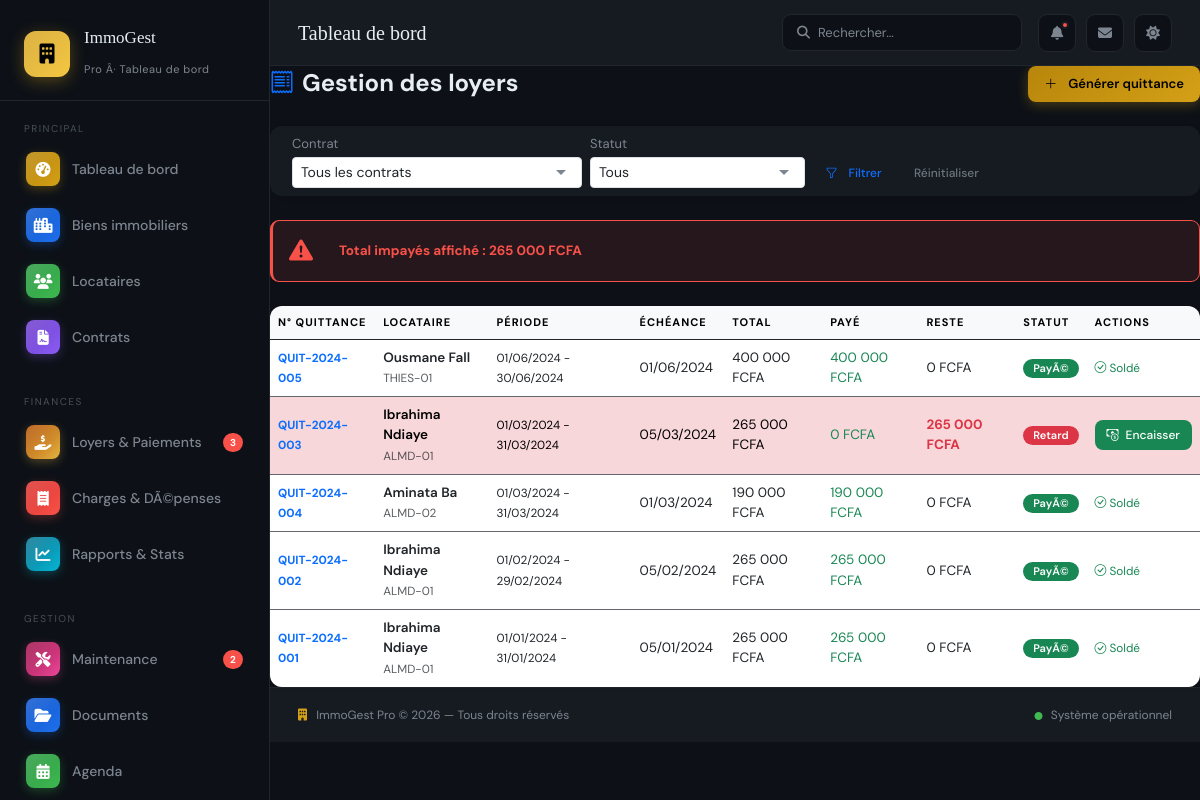
The app's page /pages/quittances.php (signed in) with its own data.
### tables this page shows
CREATE TABLE IF NOT EXISTS quittances (
    id INT AUTO_INCREMENT PRIMARY KEY,
    contrat_id INT NOT NULL,
    numero VARCHAR(50) NOT NULL UNIQUE,
    periode_debut DATE NOT NULL,
    periode_fin DATE NOT NULL,
    date_echeance DATE NOT NULL,
    montant_loyer DECIMAL(10,2) NOT NULL,
    montant_charges DECIMAL(10,2) DEFAULT 0.00,
    montant_total DECIMAL(10,2) NOT NULL,
    montant_paye DECIMAL(10,2) DEFAULT 0.00,
    date_paiement DATE,
    mode_paiement ENUM('especes','virement','cheque','mobile_money','autre') DEFAULT 'especes',
    reference_paiement VARCHAR(100),
    statut ENUM('en_attente','partiel','paye','retard','annule') DEFAULT 'en_attente',
    penalite_retard DECIMAL(10,2) DEFAULT 0.00,
    notes TEXT,
    created_at TIMESTAMP DEFAULT CURRENT_TIMESTAMP,
    updated_at TIMESTAMP DEFAULT CURRENT_TIMESTAMP ON UPDATE CURRENT_TIMESTAMP,
    FOREIGN KEY (contrat_id) REFERENCES contrats(id) ON DELETE CASCADE
);

CREATE TABLE IF NOT EXISTS logements (
    id INT AUTO_INCREMENT PRIMARY KEY,
    immeuble_id INT NOT NULL,
    reference VARCHAR(50) NOT NULL,
    type ENUM('studio','F1','F2','F3','F4','F5+','commerce','bureau','parking') DEFAULT 'F2',
    etage INT DEFAULT 0,
    surface DECIMAL(8,2),
    nb_pieces INT DEFAULT 1,
    nb_chambres INT DEFAULT 1,
    loyer_base DECIMAL(10,2) NOT NULL,
    charges DECIMAL(10,2) DEFAULT 0.00,
    depot_garantie DECIMAL(10,2) DEFAULT 0.00,
    statut ENUM('libre','occupe','travaux','indisponible') DEFAULT 'libre',
    description TEXT,
    equipements TEXT,
    photo VARCHAR(255),
    created_at TIMESTAMP DEFAULT CURRENT_TIMESTAMP,
    updated_at TIMESTAMP DEFAULT CURRENT_TIMESTAMP ON UPDATE CURRENT_TIMESTAMP,
    FOREIGN KEY (immeuble_id) REFERENCES immeubles(id) ON DELETE CASCADE
);

### pages/quittances.php (the view, shortened to what this page needs)
<?php
require_once __DIR__ . '/../config/app.php';
$db = getDB();
$where  = [];
$params = [];
$whereSQL = $where ? "WHERE " . implode(' AND ', $where) : '';
$quittances = $db->prepare("
    SELECT q.*, c.numero AS contrat_num, c.loyer_mensuel, c.locataire_id,
           CONCAT(l.prenom,' ',l.nom) AS locataire, l.telephone,
           lg.reference AS logement, i.nom AS immeuble
    FROM quittances q
    JOIN contrats c ON q.contrat_id = c.id
    JOIN locataires l ON c.locataire_id = l.id
    JOIN logements lg ON c.logement_id = lg.id
    JOIN immeubles i ON lg.immeuble_id = i.id
    $whereSQL
    ORDER BY q.date_echeance DESC
");
$quittances->execute($params);
$quittances = $quittances->fetchAll();
$totalImpayes = array_sum(array_column(array_filter($quittances, fn($q) => in_array($q['statut'], ['retard','partiel','en_attente'])), 'montant_total'))
              - array_sum(array_column(array_filter($quittances, fn($q) => in_array($q['statut'], ['retard','partiel','en_attente'])), 'montant_paye'));
?>
<?php include __DIR__ . '/../includes/header.php'; ?>
<div class="d-flex justify-content-between align-items-center mb-4">
  <h4 class="fw-bold mb-0"><i class="bi bi-receipt me-2 text-primary"></i>Gestion des loyers</h4>
  <button class="btn btn-primary" data-bs-toggle="modal" data-bs-target="#modalGenerer">
    <i class="bi bi-plus-lg me-1"></i>Générer quittance
  </button>
</div>
<div class="card border-0 shadow-sm mb-4">
  <div class="card-body py-2">
    <form method="GET" class="row g-2 align-items-end">
      <div class="col-md-4">
        <label class="form-label small mb-1">Contrat</label>
        <select name="contrat_id" class="form-select form-select-sm">
          <option value="">Tous les contrats</option>
        </select>
      </div>
      <div class="col-md-3">
        <label class="form-label small mb-1">Statut</label>
        <select name="statut" class="form-select form-select-sm">
          <option value="">Tous</option>
        </select>
      </div>
      <div class="col-auto">
        <button class="btn btn-outline-primary btn-sm"><i class="bi bi-funnel me-1"></i>Filtrer</button>
        <a href="?" class="btn btn-outline-secondary btn-sm ms-1">Réinitialiser</a>
      </div>
    </form>
  </div>
</div>
<?php if ($totalImpayes > 0): ?>
<div class="alert alert-danger d-flex align-items-center mb-4">
  <i class="bi bi-exclamation-triangle-fill fs-4 me-3"></i>
  <div><strong>Total impayés affiché : <?= formatMontant($totalImpayes) ?></strong></div>
</div>
<?php endif; ?>
<div class="card border-0 shadow-sm">
  <div class="card-body p-0">
    <div class="table-responsive">
      <table class="table table-hover align-middle mb-0">
        <thead class="table-light">
          <tr><th>N° Quittance</th><th>Locataire</th><th>Période</th><th>Échéance</th><th>Total</th><th>Payé</th><th>Reste</th><th>Statut</th><th>Actions</th></tr>
        </thead>
        <tbody>
        <?php foreach ($quittances as $q): ?>
        <?php $reste = $q['montant_total'] - $q['montant_paye']; ?>
        <tr class="<?= $q['statut']==='retard' ? 'table-danger' : '' ?>">
          <td><span class="fw-bold text-primary small"><?= htmlspecialchars($q['numero']) ?></span></td>
          <td>
            <div class="fw-semibold"><?= htmlspecialchars($q['locataire']) ?></div>
            <small class="text-muted"><?= htmlspecialchars($q['logement']) ?></small>
          </td>
          <td><small><?= formatDate($q['periode_debut']) ?> - <?= formatDate($q['periode_fin']) ?></small></td>
          <td><?= formatDate($q['date_echeance']) ?></td>
          <td><?= formatMontant($q['montant_total']) ?></td>
          <td class="text-success"><?= formatMontant($q['montant_paye']) ?></td>
          <td class="<?= $reste > 0 ? 'text-danger fw-bold' : '' ?>"><?= formatMontant($reste) ?></td>
          <td><?= badgeStatut($q['statut']) ?></td>
          <td>
            <?php if ($q['statut'] !== 'paye' && $q['statut'] !== 'annule'): ?>
            <button class="btn btn-sm btn-success" data-bs-toggle="modal" data-bs-target="#modalEncaisser"
                    data-id="<?= $q['id'] ?>"
                    data-num="<?= htmlspecialchars($q['numero']) ?>"
                    data-reste="<?= $reste ?>"
                    data-locataire="<?= htmlspecialchars($q['locataire']) ?>">
              <i class="bi bi-cash-coin"></i> Encaisser
            </button>
            <?php else: ?>
            <span class="text-success small"><i class="bi bi-check-circle"></i> Soldé</span>
            <?php endif; ?>
          </td>
        </tr>
        <?php endforeach; ?>
        </tbody>
      </table>
    </div>
  </div>
</div>
<?php include __DIR__ . '/../includes/footer.php'; ?>

### config/app.php (shortened to what this page needs)
<?php
function formatMontant(float $montant, string $devise = 'FCFA'): string {
    return number_format($montant, 0, ',', ' ') . ' ' . $devise;
}
function formatDate(?string $date, string $format = 'd/m/Y'): string {
    return date($format, strtotime($date));
}
function badgeStatut(string $statut): string {
    $map = [
        'en_cours'   => ['success', 'En cours'],
        'resilie'    => ['danger', 'RÃ©siliÃ©'],
        'expire'     => ['warning', 'ExpirÃ©'],
        'paye'       => ['success', 'PayÃ©'],
        'retard'     => ['danger', 'Retard'],
        'partiel'    => ['warning', 'Partiel'],
        'en_attente' => ['secondary', 'En attente'],
        'libre'      => ['info', 'Libre'],
        'occupe'     => ['success', 'OccupÃ©'],
        'travaux'    => ['warning', 'Travaux'],
        'actif'      => ['success', 'Actif'],
        'inactif'    => ['secondary', 'Inactif'],
        'liste_noire'=> ['dark', 'Liste noire'],
    ];
    $b = $map[$statut] ?? ['secondary', $statut];
    return "<span class='badge bg-{$b[0]}'>{$b[1]}</span>";
}

### assets/css/style.css (style rules this page uses)
:root { --bg-main: #0d1117; --bg-card: #161b22; --bg-sidebar: #0d1117; --border: #21262d; --accent-gold: #d4a017; --accent-blue: #1f6feb; --accent-green: #3fb950; --accent-red: #f85149; --accent-orange: #e3b341; --text-primary: #e6edf3; --text-muted: #7d8590; --text-dim: #484f58; --sidebar-w: 270px; --radius: 12px; --shadow: 0 8px 32px rgba(0,0,0,.45); }
* { margin:0; padding:0; box-sizing:border-box; }
body { font-family: 'DM Sans', sans-serif; background: var(--bg-main); color: var(--text-primary); min-height: 100vh; display: flex; }
.card { background: var(--bg-card); border: 1px solid var(--border); border-radius: var(--radius); overflow: hidden; }
.card-body { padding: 22px; }
table { width:100%; border-collapse:collapse; }
thead th { padding: 10px 16px; text-align: left; font-size: 11px; text-transform: uppercase; letter-spacing: 1px; color: var(--text-muted); background: rgba(255,255,255,.02); border-bottom: 1px solid var(--border); }
tbody td { padding: 14px 16px; border-bottom: 1px solid rgba(33,38,45,.7); font-size: 13.5px; vertical-align: middle; }
tbody tr:last-child td { border-bottom: none; }
.badge { padding: 4px 10px; border-radius: 20px; font-size: 11px; font-weight: 600; display: inline-flex; align-items:center; gap:5px; }
.btn { display:inline-flex; align-items:center; gap:7px; padding:8px 16px; border-radius:8px; font-size:13px; font-weight:500; cursor:pointer; border:none; text-decoration:none; transition: all .2s; font-family:'DM Sans',sans-serif; }
.btn-primary { background: linear-gradient(135deg, #b8860b, #d4a017); color:#000; font-weight:600; box-shadow: 0 3px 12px rgba(212,160,23,.3); }
.btn-sm { padding:6px 12px; font-size:12px; }
.form-label { display:block; font-size:13px; color:var(--text-muted); margin-bottom:6px; }
.form-select { appearance:none; background-repeat:no-repeat; background-position:right 12px center; padding-right:32px; }
.alert { padding:12px 16px; border-radius:9px; display:flex; align-items:center; gap:10px; font-size:13.5px; margin-bottom:16px; border-left:3px solid; }
.alert i { font-size:16px; }
.alert-danger { background:rgba(248,81,73,.1); border-color:var(--accent-red); color:var(--accent-red); }

### records on screen
quittances: numero "QUIT-2024-005", locataire "Ousmane Fall", logements.reference "THIES-01", periode_debut "01/06/2024", periode_fin "30/06/2024", date_echeance "01/06/2024", montant_total "400 000 FCFA", montant_paye "400 000 FCFA", formatMontant($reste) "0 FCFA", statut "PayÃ©", shows "Soldé"
quittances: numero "QUIT-2024-003", locataire "Ibrahima Ndiaye", logements.reference "ALMD-01", periode_debut "01/03/2024", periode_fin "31/03/2024", date_echeance "05/03/2024", montant_total "265 000 FCFA", montant_paye "0 FCFA", formatMontant($reste) "265 000 FCFA", statut "Retard"
quittances: numero "QUIT-2024-004", locataire "Aminata Ba", logements.reference "ALMD-02", periode_debut "01/03/2024", periode_fin "31/03/2024", date_echeance "01/03/2024", montant_total "190 000 FCFA", montant_paye "190 000 FCFA", formatMontant($reste) "0 FCFA", statut "PayÃ©", shows "Soldé"
quittances: numero "QUIT-2024-002", locataire "Ibrahima Ndiaye", logements.reference "ALMD-01", periode_debut "01/02/2024", periode_fin "29/02/2024", date_echeance "05/02/2024", montant_total "265 000 FCFA", montant_paye "265 000 FCFA", formatMontant($reste) "0 FCFA", statut "PayÃ©", shows "Soldé"
quittances: numero "QUIT-2024-001", locataire "Ibrahima Ndiaye", logements.reference "ALMD-01", periode_debut "01/01/2024", periode_fin "31/01/2024", date_echeance "05/01/2024", montant_total "265 000 FCFA", montant_paye "265 000 FCFA", formatMontant($reste) "0 FCFA", statut "PayÃ©", shows "Soldé"

### other values on screen
$page_title "Tableau de bord"
formatMontant($totalImpayes) "265 000 FCFA"
